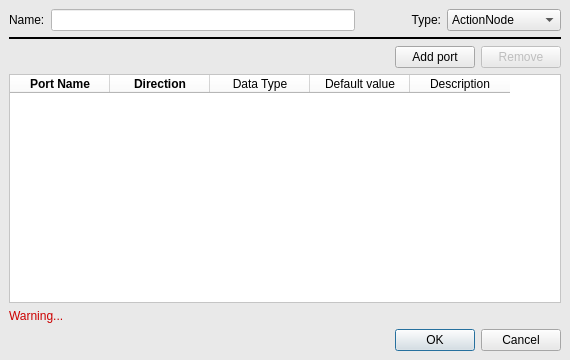
<?xml version="1.0" encoding="UTF-8"?>
<ui version="4.0">
 <class>CustomNodeDialog</class>
 <widget class="QDialog" name="CustomNodeDialog">
  <property name="geometry">
   <rect>
    <x>0</x>
    <y>0</y>
    <width>570</width>
    <height>360</height>
   </rect>
  </property>
  <property name="maximumSize">
   <size>
    <width>16777215</width>
    <height>400</height>
   </size>
  </property>
  <property name="windowTitle">
   <string>Custom Node Editor</string>
  </property>
  <property name="styleSheet">
   <string notr="true">background-color: rgb(233, 233, 233)</string>
  </property>
  <layout class="QVBoxLayout" name="verticalLayout" stretch="0,0,0,0,0,0">
   <property name="spacing">
    <number>6</number>
   </property>
   <property name="leftMargin">
    <number>9</number>
   </property>
   <property name="topMargin">
    <number>9</number>
   </property>
   <property name="rightMargin">
    <number>9</number>
   </property>
   <property name="bottomMargin">
    <number>9</number>
   </property>
   <item>
    <layout class="QGridLayout" name="gridLayout">
     <item row="0" column="1">
      <widget class="QLineEdit" name="lineEdit">
       <property name="styleSheet">
        <string notr="true">background-color: white;</string>
       </property>
      </widget>
     </item>
     <item row="0" column="2">
      <widget class="QLabel" name="label_3">
       <property name="minimumSize">
        <size>
         <width>80</width>
         <height>0</height>
        </size>
       </property>
       <property name="text">
        <string>Type:</string>
       </property>
       <property name="alignment">
        <set>Qt::AlignRight|Qt::AlignTrailing|Qt::AlignVCenter</set>
       </property>
      </widget>
     </item>
     <item row="0" column="0">
      <widget class="QLabel" name="label_2">
       <property name="text">
        <string>Name:</string>
       </property>
      </widget>
     </item>
     <item row="0" column="3">
      <widget class="QComboBox" name="comboBox">
       <item>
        <property name="text">
         <string>ActionNode</string>
        </property>
       </item>
       <item>
        <property name="text">
         <string>ConditionNode</string>
        </property>
       </item>
       <item>
        <property name="text">
         <string>ControlNode</string>
        </property>
       </item>
       <item>
        <property name="text">
         <string>SubTree</string>
        </property>
       </item>
       <item>
        <property name="text">
         <string>DecoratorNode</string>
        </property>
       </item>
      </widget>
     </item>
    </layout>
   </item>
   <item>
    <widget class="Line" name="line">
     <property name="frameShadow">
      <enum>QFrame::Plain</enum>
     </property>
     <property name="lineWidth">
      <number>2</number>
     </property>
     <property name="orientation">
      <enum>Qt::Horizontal</enum>
     </property>
    </widget>
   </item>
   <item>
    <layout class="QHBoxLayout" name="horizontalLayout">
     <item>
      <spacer name="horizontalSpacer">
       <property name="orientation">
        <enum>Qt::Horizontal</enum>
       </property>
       <property name="sizeHint" stdset="0">
        <size>
         <width>40</width>
         <height>20</height>
        </size>
       </property>
      </spacer>
     </item>
     <item>
      <widget class="QPushButton" name="pushButtonAdd">
       <property name="text">
        <string>Add port</string>
       </property>
      </widget>
     </item>
     <item>
      <widget class="QPushButton" name="pushButtonRemove">
       <property name="enabled">
        <bool>false</bool>
       </property>
       <property name="text">
        <string>Remove</string>
       </property>
      </widget>
     </item>
    </layout>
   </item>
   <item>
    <widget class="QTableWidget" name="tableWidget">
     <property name="styleSheet">
      <string notr="true">background-color: white;</string>
     </property>
     <property name="selectionMode">
      <enum>QAbstractItemView::SingleSelection</enum>
     </property>
     <property name="selectionBehavior">
      <enum>QAbstractItemView::SelectRows</enum>
     </property>
     <property name="columnCount">
      <number>5</number>
     </property>
     <attribute name="horizontalHeaderMinimumSectionSize">
      <number>100</number>
     </attribute>
     <attribute name="horizontalHeaderDefaultSectionSize">
      <number>100</number>
     </attribute>
     <attribute name="verticalHeaderVisible">
      <bool>false</bool>
     </attribute>
     <column>
      <property name="text">
       <string>Port Name</string>
      </property>
      <property name="font">
       <font>
        <weight>75</weight>
        <bold>true</bold>
       </font>
      </property>
     </column>
     <column>
      <property name="text">
       <string>Direction</string>
      </property>
      <property name="font">
       <font>
        <weight>75</weight>
        <bold>true</bold>
       </font>
      </property>
     </column>
     <column>
      <property name="text">
       <string>Data Type</string>
      </property>
     </column>
     <column>
      <property name="text">
       <string>Default value</string>
      </property>
     </column>
     <column>
      <property name="text">
       <string>Description</string>
      </property>
     </column>
    </widget>
   </item>
   <item>
    <widget class="QLabel" name="labelWarning">
     <property name="styleSheet">
      <string notr="true">color: rgb(204, 0, 0);</string>
     </property>
     <property name="text">
      <string>Warning...</string>
     </property>
    </widget>
   </item>
   <item>
    <widget class="QDialogButtonBox" name="buttonBox">
     <property name="orientation">
      <enum>Qt::Horizontal</enum>
     </property>
     <property name="standardButtons">
      <set>QDialogButtonBox::Cancel|QDialogButtonBox::Ok</set>
     </property>
    </widget>
   </item>
  </layout>
 </widget>
 <resources/>
 <connections>
  <connection>
   <sender>buttonBox</sender>
   <signal>accepted()</signal>
   <receiver>CustomNodeDialog</receiver>
   <slot>accept()</slot>
   <hints>
    <hint type="sourcelabel">
     <x>248</x>
     <y>254</y>
    </hint>
    <hint type="destinationlabel">
     <x>157</x>
     <y>274</y>
    </hint>
   </hints>
  </connection>
  <connection>
   <sender>buttonBox</sender>
   <signal>rejected()</signal>
   <receiver>CustomNodeDialog</receiver>
   <slot>reject()</slot>
   <hints>
    <hint type="sourcelabel">
     <x>316</x>
     <y>260</y>
    </hint>
    <hint type="destinationlabel">
     <x>286</x>
     <y>274</y>
    </hint>
   </hints>
  </connection>
 </connections>
</ui>
